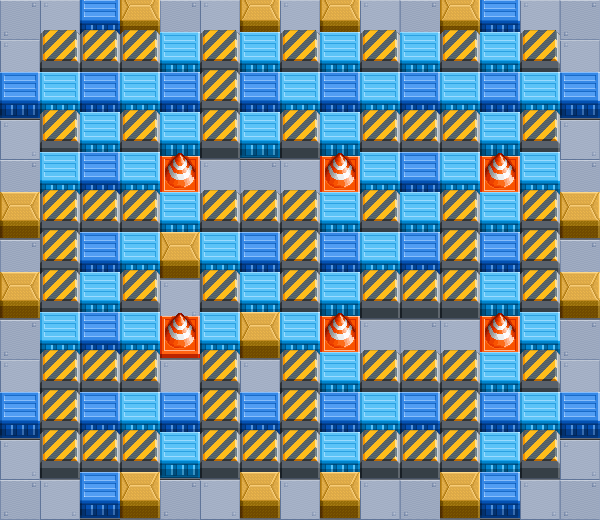

The image is a tile-based game level rendered from a .tmx file. Its description and source (layers, tilesets, objects; grid data summarised) follow:
An orthogonal 15x13 tile map with 40x40 px tiles, 14 tile layers (floor, obstacle1, obstacle2, obstacle3, ...) and 8 objects.

<map version="1.0" tiledversion="1.1.6" orientation="orthogonal" renderorder="left-down" width="15" height="13" tilewidth="40" tileheight="40" infinite="0" nextobjectid="9">
 <tileset firstgid="1" name="tileMap2" tilewidth="40" tileheight="40" tilecount="15" columns="5">
  <image source="tileMap2.png" width="200" height="120" />
  <tile id="5">
   <properties>
    <property name="blast" type="bool" value="false" />
    <property name="colli" type="bool" value="true" />
    <property name="push" type="bool" value="false" />
    <property name="visible" type="bool" value="false" />
   </properties>
  </tile>
  <tile id="6">
   <properties>
    <property name="blast" type="bool" value="true" />
    <property name="colli" type="bool" value="false" />
    <property name="push" type="bool" value="true" />
    <property name="visible" type="bool" value="false" />
   </properties>
  </tile>
  <tile id="7">
   <properties>
    <property name="blast" type="bool" value="true" />
    <property name="colli" type="bool" value="false" />
    <property name="push" type="bool" value="true" />
    <property name="visible" type="bool" value="false" />
   </properties>
  </tile>
  <tile id="8">
   <properties>
    <property name="blast" type="bool" value="true" />
    <property name="colli" type="bool" value="true" />
    <property name="push" type="bool" value="false" />
    <property name="visible" type="bool" value="false" />
   </properties>
  </tile>
  <tile id="9">
   <properties>
    <property name="blast" type="bool" value="true" />
    <property name="colli" type="bool" value="true" />
    <property name="push" type="bool" value="false" />
    <property name="visible" type="bool" value="false" />
   </properties>
  </tile>
 </tileset>
 <layer name="floor" width="15" height="13">
  <data>[195 cells, 195 non-empty, 3 distinct tile ids]</data>
 </layer>
 <layer name="obstacle1" width="15" height="13">
  <data>[195 cells, 6 non-empty, 2 distinct tile ids]</data>
 </layer>
 <layer name="obstacle2" width="15" height="13">
  <data>[195 cells, 26 non-empty, 4 distinct tile ids]</data>
 </layer>
 <layer name="obstacle3" width="15" height="13">
  <data>[195 cells, 30 non-empty, 6 distinct tile ids]</data>
 </layer>
 <layer name="obstacle4" width="15" height="13">
  <data>[195 cells, 26 non-empty, 4 distinct tile ids]</data>
 </layer>
 <layer name="obstacle5" width="15" height="13">
  <data>[195 cells, 20 non-empty, 6 distinct tile ids]</data>
 </layer>
 <layer name="obstacle6" width="15" height="13">
  <data>[195 cells, 30 non-empty, 6 distinct tile ids]</data>
 </layer>
 <layer name="obstacle7" width="15" height="13">
  <data>[195 cells, 26 non-empty, 8 distinct tile ids]</data>
 </layer>
 <layer name="obstacle8" width="15" height="13">
  <data>[195 cells, 28 non-empty, 6 distinct tile ids]</data>
 </layer>
 <layer name="obstacle9" width="15" height="13">
  <data>[195 cells, 20 non-empty, 8 distinct tile ids]</data>
 </layer>
 <layer name="obstacle10" width="15" height="13">
  <data>[195 cells, 22 non-empty, 4 distinct tile ids]</data>
 </layer>
 <layer name="obstacle11" width="15" height="13">
  <data>[195 cells, 30 non-empty, 6 distinct tile ids]</data>
 </layer>
 <layer name="obstacle12" width="15" height="13">
  <data>[195 cells, 26 non-empty, 4 distinct tile ids]</data>
 </layer>
 <layer name="obstacle13" width="15" height="13">
  <data>[195 cells, 12 non-empty, 4 distinct tile ids]</data>
 </layer>
 <objectgroup name="initPos">
  <object id="1" x="26" y="16" />
  <object id="2" x="579" y="21" />
  <object id="3" x="577" y="491" />
  <object id="4" x="22" y="492" />
  <object id="5" x="299" y="503" height="1" />
  <object id="6" x="294" y="17" />
  <object id="7" x="21" y="253" />
  <object id="8" x="586" y="258" />
 </objectgroup>
</map>